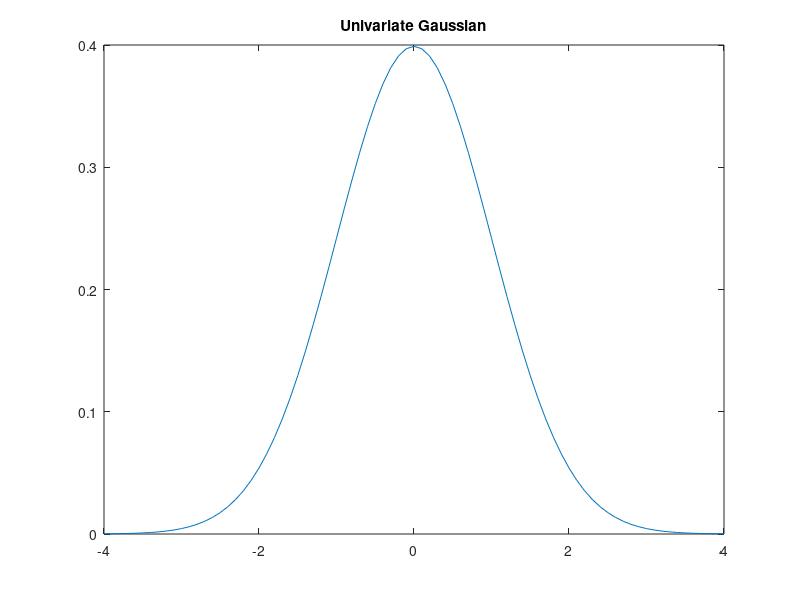

Write the MATLAB code that produced this figure.
% An M-file to draw a uni-variate Gaussian 

x = -4:0.1:4                        % creates a list of x values 
y = 1/sqrt(2 * pi)  * exp(-x.^2/2)  % compute coresponding y values
plot(x, y, '-')
title('Univariate Gaussian')
